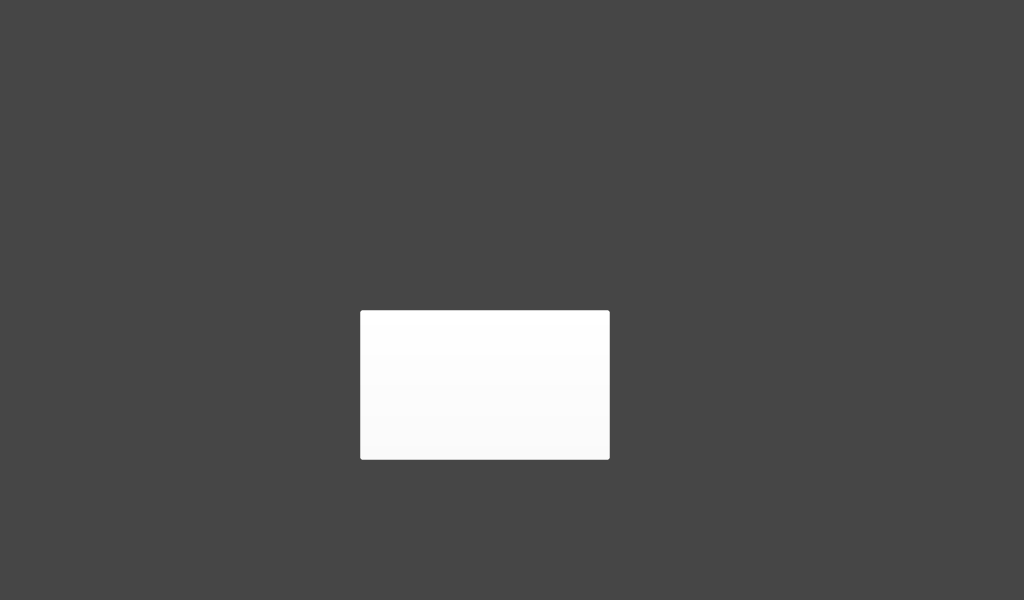
<?xml version="1.0" encoding="UTF-8"?>
<ui version="4.0">
 <class>screen1</class>
 <widget class="QMainWindow" name="screen1">
  <property name="geometry">
   <rect>
    <x>0</x>
    <y>0</y>
    <width>1024</width>
    <height>600</height>
   </rect>
  </property>
  <property name="windowTitle">
   <string>screen1</string>
  </property>
  <widget class="QWidget" name="centralWidget">
   <property name="autoFillBackground">
    <bool>false</bool>
   </property>
   <property name="styleSheet">
    <string notr="true">background-color: rgb(70, 70, 70);</string>
   </property>
   <widget class="QLabel" name="ledON">
    <property name="geometry">
     <rect>
      <x>410</x>
      <y>90</y>
      <width>150</width>
      <height>150</height>
     </rect>
    </property>
    <property name="text">
     <string/>
    </property>
    <property name="pixmap">
     <pixmap resource="resources.qrc">:/images/led-red-control-md.png</pixmap>
    </property>
    <property name="scaledContents">
     <bool>true</bool>
    </property>
   </widget>
   <widget class="QLabel" name="ledOFF">
    <property name="geometry">
     <rect>
      <x>410</x>
      <y>90</y>
      <width>150</width>
      <height>150</height>
     </rect>
    </property>
    <property name="text">
     <string/>
    </property>
    <property name="pixmap">
     <pixmap resource="resources.qrc">:/images/red-led-off-md.png</pixmap>
    </property>
    <property name="scaledContents">
     <bool>true</bool>
    </property>
   </widget>
   <widget class="QPushButton" name="btnON">
    <property name="geometry">
     <rect>
      <x>360</x>
      <y>310</y>
      <width>250</width>
      <height>150</height>
     </rect>
    </property>
    <property name="focusPolicy">
     <enum>Qt::NoFocus</enum>
    </property>
    <property name="contextMenuPolicy">
     <enum>Qt::NoContextMenu</enum>
    </property>
    <property name="styleSheet">
     <string notr="true">background-color: rgba(255, 255, 255, 0);</string>
    </property>
    <property name="text">
     <string/>
    </property>
    <property name="icon">
     <iconset resource="resources.qrc">
      <normaloff>:/images/on_btn.png</normaloff>:/images/on_btn.png</iconset>
    </property>
    <property name="iconSize">
     <size>
      <width>200</width>
      <height>200</height>
     </size>
    </property>
    <property name="flat">
     <bool>false</bool>
    </property>
   </widget>
   <widget class="QPushButton" name="btnOFF">
    <property name="geometry">
     <rect>
      <x>360</x>
      <y>310</y>
      <width>250</width>
      <height>150</height>
     </rect>
    </property>
    <property name="focusPolicy">
     <enum>Qt::NoFocus</enum>
    </property>
    <property name="contextMenuPolicy">
     <enum>Qt::NoContextMenu</enum>
    </property>
    <property name="styleSheet">
     <string notr="true">background-color: rgba(255, 255, 255, 0);</string>
    </property>
    <property name="text">
     <string/>
    </property>
    <property name="icon">
     <iconset resource="resources.qrc">
      <normaloff>:/images/off_btn.png</normaloff>:/images/off_btn.png</iconset>
    </property>
    <property name="iconSize">
     <size>
      <width>200</width>
      <height>200</height>
     </size>
    </property>
    <property name="flat">
     <bool>false</bool>
    </property>
   </widget>
  </widget>
 </widget>
 <layoutdefault spacing="6" margin="11"/>
 <resources>
  <include location="resources.qrc"/>
 </resources>
 <connections/>
</ui>
